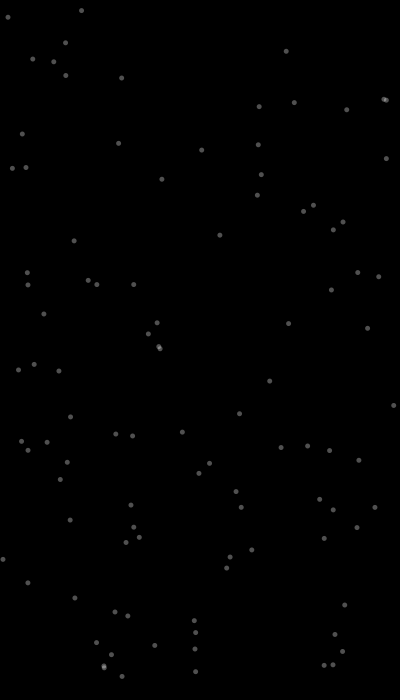
Frame 1 (no input)
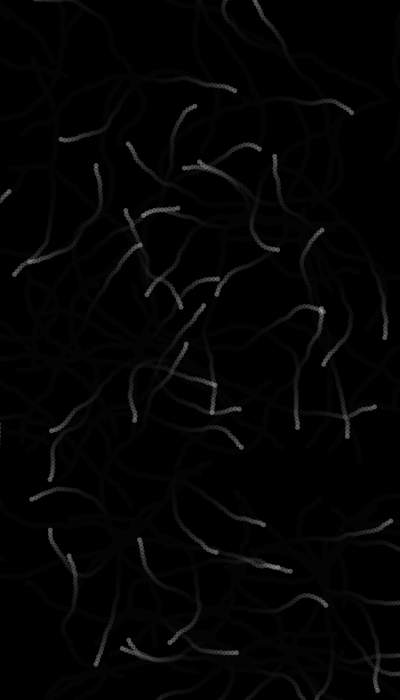
Frame 60 (the mouse pressed at the canvas centre just before this capture)
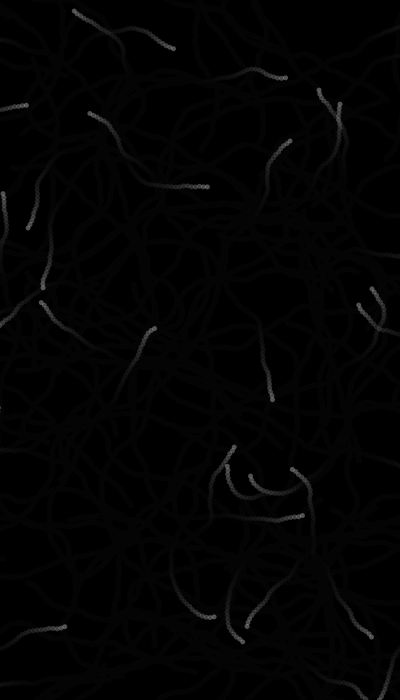
Frame 120 (the mouse held since frame 60 and released just before this capture)

The Processing sketch that drew these frames (run headless with seeded random() and noise(); from frame 60 on, the mouse is pressed at the canvas centre):

// Processing sketch: processing_36843
// ── processing_36843.pde

int totalSM = 100;
float[] xpos = new float[totalSM];
float[] ypos = new float[totalSM];
float[] squiggles = new float[totalSM];
int monkeysize = 5;
float x=0;
float y=0;
float a=0;
float b=0;
float O=random(TWO_PI);
float L=4;
int move = 0;
 
boolean moving = false;
 
void setup() {
  noStroke();
  size(400,700);
  background(0);
  for(int i = 0; i < totalSM; i++){
    xpos[i] = random(width);
    ypos[i] = random(height);
    squiggles[i] = random(TWO_PI);
  }
}
 
void draw() {
  
  if(dist(pmouseX, pmouseY, mouseX, mouseY) == 0){
    //moving = false;
    if(move>0){
      move = move - 1;
    }
    if(move <= 0){
      noCursor();
    }
 

  }
  
  
  if(move>0){
       
    cursor(HAND);

    for(int count = 0; count < totalSM; count++){
    xpos[count]= xpos[count] + (mouseX - xpos[count])/30;
    ypos[count]= ypos[count] + (mouseY - ypos[count])/30;
     
   fill(255,255,255,100);
   ellipse(xpos[count],ypos[count],monkeysize,monkeysize);
    }
 } 
  fill(0,0,0,30);
  rect(0,0,width,height);
  fill(255,255,255,80);
  for(int i = 0; i < totalSM; i++){
    ellipse(xpos[i], ypos[i], monkeysize, monkeysize);
    xpos[i]=xpos[i]+L*cos(squiggles[i]);
    ypos[i]=ypos[i]+L*sin(squiggles[i]);
    squiggles[i]=squiggles[i]+random(-PI/10.0,PI/10.0);
 
    if(x<0 || y<0 || y>height ||x>width) {
    squiggles[i]=random(TWO_PI);
  }
  }
   
//   
//  
//   
  //else if(moving == false){
//   
//  float x2=x+L*cos(O);
//  float y2=y+L*sin(O);
// 
//   
// 
//  strokeWeight(1);
//  noStroke();
//  fill(255,255,255,80);
// 
//  ellipse(x2,y2,monkeysize,monkeysize);
// 
//  x=x2;
//  y=y2;

//}
// 
}
 
void mouseMoved() {
 //moving = true;
 move = 40;
}
 
void mouseClicked(){
   
}
